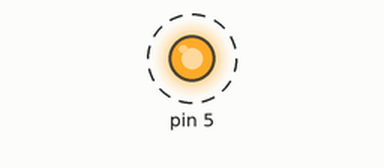
Recording of a sketch running on a simulated Arduino Uno, built with avr-gcc and run on an emulated ATmega328P. Parts: output pins drawn as LEDs (lit = HIGH). Dashed ring = blinking.

Above: at 0.02 s.
Timing chart, 0 to 3.0 s (numbered marks = the images above):
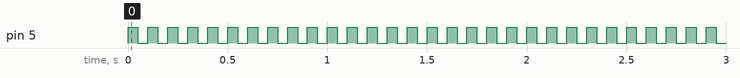

Measured:
- by itself, pin 5: alternates HIGH for 0.05 s and LOW for 0.05 s

The sketch:

urgent.ino
```cpp
void setup() {
  // LED_BUILTIN as an output.
  pinMode(5, OUTPUT);
}

// the loop function runs over and over again
void loop() {
  digitalWrite(5, HIGH);   // turn the LED on (HIGH is the voltage level)
  digitalWrite(6, HIGH);
  digitalWrite(9, HIGH);
  delay(50);                       // wait for a second
  digitalWrite(5, LOW);    // turn the LED off by making the voltage LOW
  digitalWrite(6, LOW);
  digitalWrite(9, LOW);
  delay(50);                       // wait for a second
}
```
